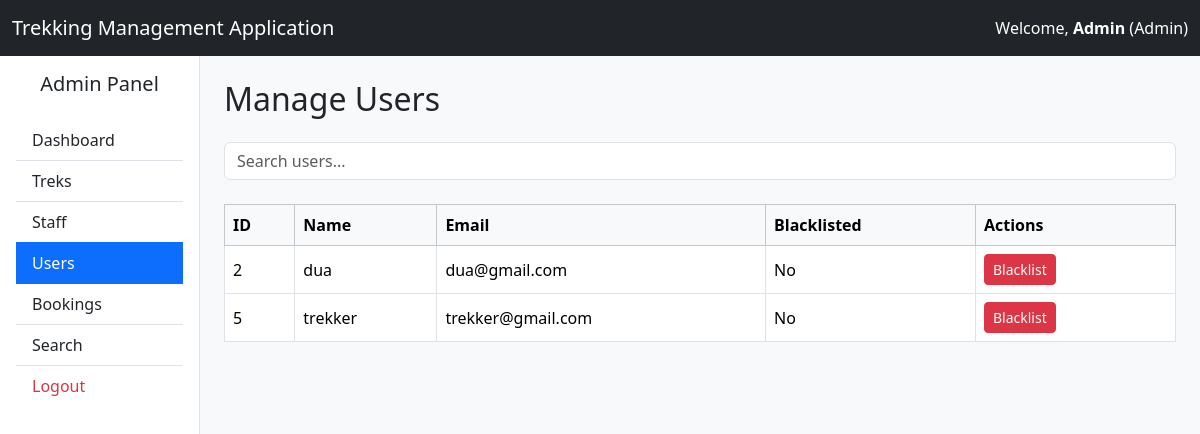
/admin/users (signed in), run on an earlier commit of the app's database.
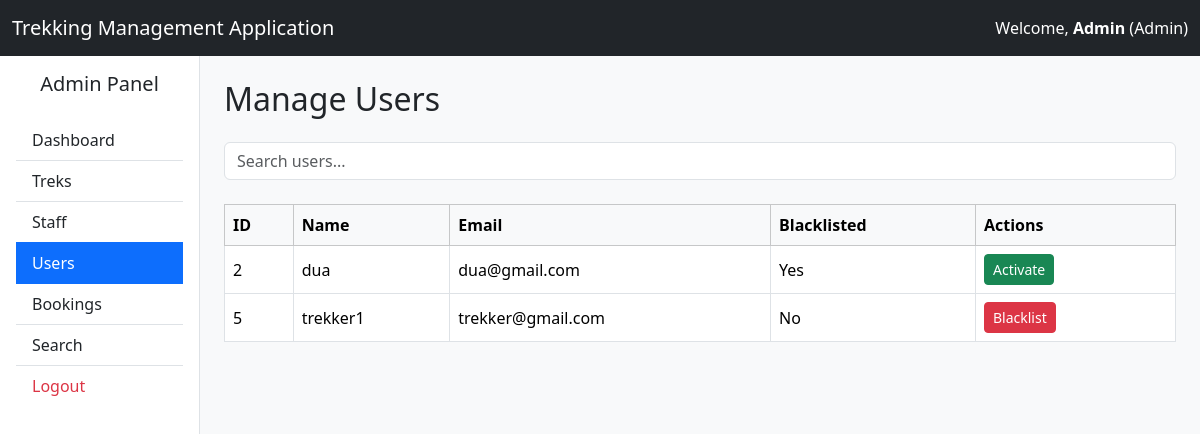
And on a later commit of the database.
### application/models.py (models this page shows, shortened)
class User(UserMixin, db.Model):
    __tablename__ = "user"
    user_id = db.Column(db.Integer, primary_key=True, autoincrement=True)
    name = db.Column(db.String(100), nullable=False)
    email = db.Column(db.String(120), unique=True, nullable=False)
    password = db.Column(db.String(200), nullable=False)
    role = db.Column(db.String(20), nullable=False)
    is_approved = db.Column(db.Boolean, default=False)
    is_blacklisted = db.Column(db.Boolean, default=False)
    is_active = db.Column(db.Boolean, default=True)
    bookings = db.relationship("Booking", back_populates="user", cascade="all, delete-orphan")
    staff_profile = db.relationship("StaffProfile", uselist=False)

### application/controllers.py (the view)
@app.route("/admin/users")
@login_required
def view_users():
    if current_user.role != "Admin":
        return "Access Denied."
    search = request.args.get("search", "")
    users = User.query.filter_by(role="User")
    if search:
        users = users.filter(
            User.name.ilike(f"%{search}%")
        )
    users = users.all()
    return render_template(
        "admin/view_users.html",
        users=users,
        search=search
    )

### main.py (called while the page is built)
@login_manager.user_loader
def load_user(user_id):
    return User.query.get(int(user_id))

### templates/admin/view_users.html (shortened to what this page needs)
{% extends "base_dashboard.html" %}
{% block sidebar %}
<div class="list-group list-group-flush">
    <a href="{{ url_for('admin_dashboard') }}"
       class="list-group-item list-group-item-action">
        Dashboard
    </a>
    <a href="{{ url_for('view_treks') }}"
       class="list-group-item list-group-item-action">
        Treks
    </a>
    <a href="{{ url_for('view_staff') }}"
       class="list-group-item list-group-item-action">
        Staff
    </a>
    <a href="{{ url_for('view_users') }}"
       class="list-group-item list-group-item-action active">
        Users
    </a>
    <a href="{{ url_for('admin_bookings') }}"
       class="list-group-item list-group-item-action">
        Bookings
    </a>
    <a href="{{ url_for('admin_search') }}"
       class="list-group-item list-group-item-action">
        Search
    </a>
    <a href="{{ url_for('logout') }}"
       class="list-group-item list-group-item-action text-danger">
        Logout
    </a>
</div>
{% endblock %}
{% block content %}
<h2 class="mb-4">
    Manage Users
</h2>
<form method="GET" class="mb-4">
    <input
        type="text"
        name="search"
        value="{{ search }}"
        class="form-control"
        placeholder="Search users..."
    >
</form>
<div class="table-responsive">
<table class="table table-bordered table-hover align-middle">
    <thead class="table-light">
        <tr>
            <th>ID</th>
            <th>Name</th>
            <th>Email</th>
            <th>Blacklisted</th>
            <th width="200">Actions</th>
        </tr>
    </thead>
    <tbody>
    {% for user in users %}
    <tr>
        <td>{{ user.user_id }}</td>
        <td>{{ user.name }}</td>
        <td>{{ user.email }}</td>
        <td>
            {% if user.is_blacklisted %}
                Yes
            {% else %}
                No
            {% endif %}
        </td>
        <td>
            {% if not user.is_blacklisted %}
            <a
                href="{{ url_for('blacklist_user', user_id=user.user_id) }}"
                class="btn btn-danger btn-sm me-2">
                Blacklist
            </a>
            {% endif %}
            {% if user.is_blacklisted %}
            <a
                href="{{ url_for('activate_user', user_id=user.user_id) }}"
                class="btn btn-success btn-sm">
                Activate
            </a>
            {% endif %}
        </td>
    </tr>
    {% endfor %}
    </tbody>
</table>
</div>
{% endblock %}

What changed in the data, as far as the page shows it:
changed User "dua": is_blacklisted "No Blacklist" → "Yes Activate"
changed User "trekker@gmail.com": name "trekker" → "trekker1"
